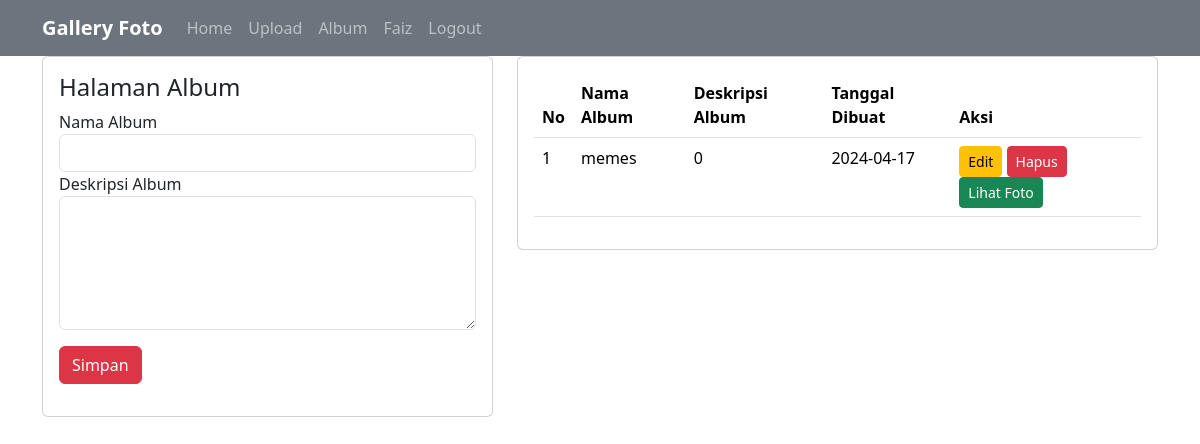
/faizUkk/?url=album (signed in), run on the app's committed database.
### tables this page shows
CREATE TABLE `album` (
  `AlbumID` int(11) NOT NULL,
  `NamaAlbum` varchar(255) NOT NULL,
  `Deskripsi` int(11) NOT NULL,
  `TanggalDibuat` date NOT NULL,
  `UserID` int(11) NOT NULL
);

### faizUkk/page/album.php (the view, shortened to what this page needs)
<div class="container">
   <div class="row">
      <div class="col-5">
         <div class="card">
            <div class="card-body">
               <h4>Halaman Album</h4>
               <?php if(!isset($_GET['edit'])): ?>
               <form action="?url=album" method="post">
                  <div class="form-group">
                     <label>Nama Album</label>
                     <input type="text" class="form-control" required name="nama_album">
                  </div>
                  <div class="form-group">
                     <label>Deskripsi Album</label>
                     <textarea name="deskripsi_album" class="form-control" required cols="30" rows="5"></textarea>
                  </div>
                  <input type="submit" value="Simpan" name="submit" class="btn btn-danger my-3">
               </form>
               <?php endif; ?>
            </div>
         </div>
      </div>
      <div class="col-7">
         <div class="card">
            <div class="card-body">
               <table class="table table-hovered">
                  <thead>
                     <tr>
                        <th>No</th>
                        <th>Nama Album</th>
                        <th>Deskripsi Album</th>
                        <th>Tanggal Dibuat</th>
                        <th>Aksi</th>
                     </tr>
                  </thead>
                  <tbody>
                     <?php
                     $i=1;
                     $userid=@$_SESSION['user_id'];
                     $albums=mysqli_query($conn, "SELECT * FROM album WHERE UserID='$userid'");
                     foreach($albums as $album):
                     ?>
                     <tr>
                        <td><?= $i++ ?></td>
                        <td><?= $album['NamaAlbum'] ?></td>
                        <td><?= $album['Deskripsi'] ?></td>
                        <td><?= $album['TanggalDibuat'] ?></td>
                        <td>
                           <a href="?url=album&&edit&&albumid=<?= $album['AlbumID'] ?>" class="btn btn-sm btn-warning">Edit</a>
                           <a href="?url=album&&hapus&&albumid=<?= $album['AlbumID'] ?>" class="btn btn-sm btn-danger">Hapus</a>
                           <a href="?url=kategori&&albumid=<?= $album['AlbumID'] ?>" class="btn btn-sm btn-success">Lihat Foto</a>
                        </td>
                     </tr>
                     <?php endforeach; ?>
                  </tbody>
               </table>
            </div>
         </div>
      </div>
   </div>
</div>

### data on the page
album: NamaAlbum "memes", Deskripsi "0", TanggalDibuat "2024-04-17"

### other printed values
$_SESSION['username'] "Faiz"
